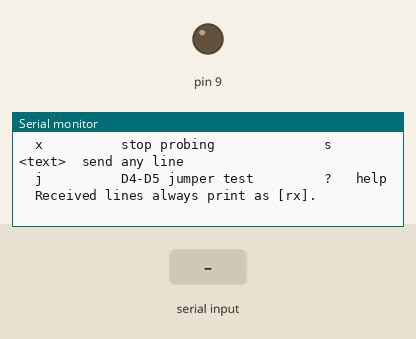
Recording of a sketch running on a simulated Arduino Uno, built with avr-gcc and run on an emulated ATmega328P. On the bench: output pins drawn as LEDs (lit = HIGH), the last lines printed to the serial monitor. Inputs (shaded band) come from the test bench.

Above: at 1.2 s.
1.3 s: "J,loopback\n" received over Serial
At 2.2 s:
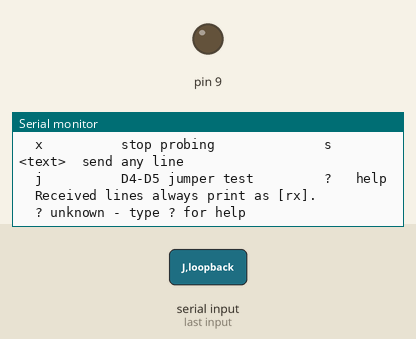
2.8 s: "J,loopback\n" received over the second serial link
At 3.4 s:
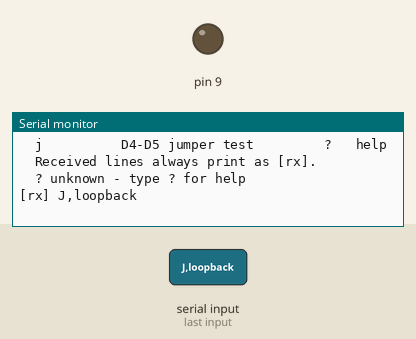
4.3 s: "t\n" received over Serial
At 4.6 s:
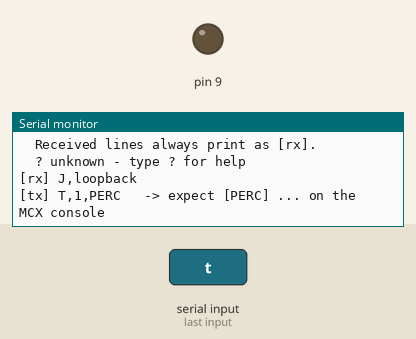
5.8 s: "Q\n" received over the second serial link
At 6.9 s:
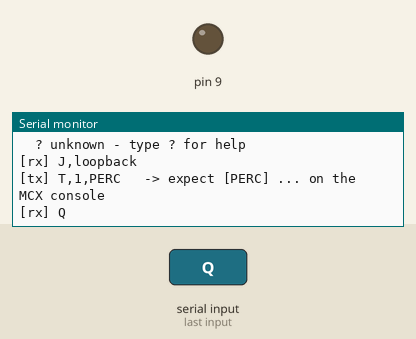
7.3 s: "a\n" received over Serial
At 8.1 s:
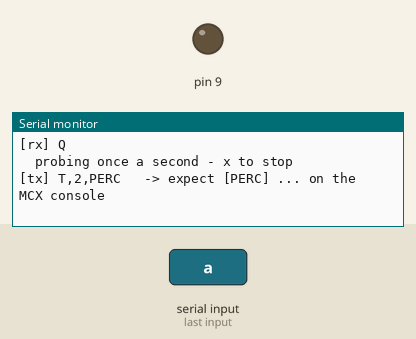
8.8 s: ",\n" received over the second serial link
At 9.1 s:
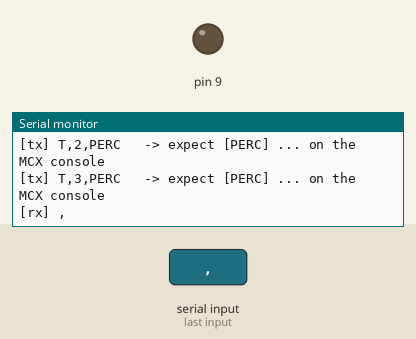
Timing chart, 0 to 11.3 s (numbered marks = the images above; inputs shaded):
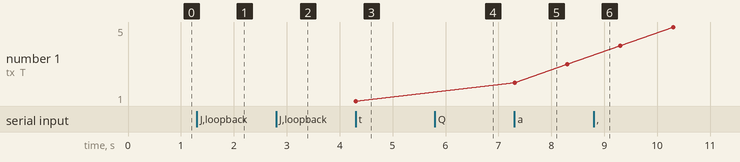

The sketch:

test_link_perc.ino
```cpp
/*
 * test_link_perc.ino  --  PERC (Arduino 1) link test.
 *
 * The other self-tests are standalone and prove the parts ON this board. This
 * one proves the wiring BETWEEN this board and the MCX - the three wires that
 * no standalone test can reach.
 *
 * Run it with the MCX flashed and its VCOM open too. Two terminals, one per
 * board, is the whole point: each shows one direction, so a failure tells you
 * which half is broken instead of "the link does not work".
 *
 * ---------------------------------------------------------------------------
 * THE LINK  (SoftwareSerial, 38400)
 *
 *   D4  <-  MCX J2-2   (P3_15, marked D8)   DIRECT WIRE
 *   D5  ->  MCX J2-4   (P3_14, marked D9)   THROUGH THE 1k / 2k DIVIDER
 *   GND <-> star point                      not optional, see below
 *
 * The two directions are not built the same, and that is what makes a one-way
 * failure worth something:
 *
 *   MCX -> here works, here -> MCX does not
 *        The return path is the only one with parts in it. Suspect the
 *        divider: 1k from D5 to the junction, 2k from the junction to ground,
 *        MCX on the junction. Swapped, that gives 1.7 V and the MCX sees
 *        nothing. Missing altogether, D5 puts 5 V on a 3.3 V pin.
 *
 *   here -> MCX works, MCX -> here does not
 *        The forward path is a bare wire, so it is the wire, the pin, or the
 *        far end. J2-2 is the pin marked D8 - count the two-row header twice.
 *
 *   Both directions garbled rather than silent
 *        Almost always no common ground, or a baud mismatch. Both ends must be
 *        at 38400 and all three supply negatives must meet at the star point.
 *
 *   Neither direction, and j below also fails
 *        Not the cabling at all - stop looking at it.
 *
 * ---------------------------------------------------------------------------
 * COMMANDS   (USB Serial Monitor, 115200, line ending Newline)
 *
 *   t          send one probe up to the MCX
 *   a          probe once a second until you stop it
 *   x          stop probing
 *   s <text>   send any line you like up the link
 *   j          jumper test - see below
 *   ?          help
 *
 * Everything arriving on the link is printed as [rx], always, whatever mode
 * you are in. A Q,<n> from the MCX is answered automatically with R,<n>,PERC.
 *
 *   j  is the bisection. Put ONE jumper between D4 and D5 - nothing else, the
 *      MCX can stay unplugged - and this sends a line out of D5 and expects it
 *      back on D4. That exercises the sketch and SoftwareSerial with no
 *      cabling involved. Passing j and failing everything else puts the fault
 *      firmly between the boards. REMOVE THE JUMPER AFTERWARDS.
 */

#include <SoftwareSerial.h>

/* ---- configuration ------------------------------------------------------ */

static const char     NODE_NAME[]  = "PERC";

static const uint8_t  PIN_LINK_RX  = 4;   /* <- MCX P3_15, direct wire         */
static const uint8_t  PIN_LINK_TX  = 5;   /* -> MCX P3_14, THROUGH THE DIVIDER */

static const uint32_t LINK_BAUD    = 38400;
static const uint32_t USB_BAUD     = 115200;
static const uint16_t AUTO_MS      = 1000;
static const uint8_t  LINE_MAX     = 48;

/* ---- state -------------------------------------------------------------- */

SoftwareSerial link(PIN_LINK_RX, PIN_LINK_TX);

static bool     g_auto;
static uint32_t g_autoAt;
static uint16_t g_seq;
static uint16_t g_rxCount;

static char     g_linkLine[LINE_MAX];
static uint8_t  g_linkLen;
static char     g_usbLine[LINE_MAX];
static uint8_t  g_usbLen;

/* ---- link --------------------------------------------------------------- */

/* One complete line arrived on D4. Show it, and answer it if it was a probe. */
static void linkLine(char *s)
{
  g_rxCount++;
  Serial.print(F("[rx] "));
  Serial.println(s);

  if (s[0] == 'Q' && s[1] == ',') {
    char out[LINE_MAX];
    snprintf(out, sizeof(out), "R,%s,%s", s + 2, NODE_NAME);
    link.println(out);
    Serial.print(F("     answered: "));
    Serial.println(out);
  }
}

static void linkService(void)
{
  while (link.available()) {
    char c = (char)link.read();
    if (c == '\n' || c == '\r') {
      if (g_linkLen == 0) continue;
      g_linkLine[g_linkLen] = '\0';
      g_linkLen = 0;
      linkLine(g_linkLine);
    } else if (g_linkLen < (LINE_MAX - 1)) {
      g_linkLine[g_linkLen++] = c;
    }
  }
}

static void probe(void)
{
  char out[LINE_MAX];
  snprintf(out, sizeof(out), "T,%u,%s", (unsigned)(++g_seq), NODE_NAME);
  link.println(out);
  Serial.print(F("[tx] "));
  Serial.print(out);
  Serial.println(F("   -> expect [PERC] ... on the MCX console"));
}

/* ---- jumper test -------------------------------------------------------- */

static void jumperTest(void)
{
  Serial.println(F("\n  Jumper D4 to D5, then this should come straight back."));
  Serial.println(F("  Nothing else needs to be connected."));

  while (link.available()) (void)link.read();   /* clear anything stale */
  g_linkLen = 0;

  link.println(F("J,loopback"));

  char     got[LINE_MAX];
  uint8_t  n    = 0;
  uint32_t t0   = millis();
  bool     done = false;

  while (!done && (millis() - t0) < 500) {
    if (link.available()) {
      char c = (char)link.read();
      if (c == '\n' || c == '\r') { if (n) done = true; }
      else if (n < (LINE_MAX - 1)) got[n++] = c;
    }
  }
  got[n] = '\0';

  if (!done || n == 0) {
    Serial.println(F("  FAIL - nothing came back."));
    Serial.println(F("  If the jumper really is on D4-D5, the fault is on this"));
    Serial.println(F("  board or in the sketch, not in the cabling to the MCX."));
  } else if (strcmp(got, "J,loopback") == 0) {
    Serial.println(F("  PASS - SoftwareSerial and both pins are good."));
    Serial.println(F("  REMOVE THE JUMPER before wiring the MCX back on."));
  } else {
    Serial.print(F("  GARBLED - sent J,loopback and got: "));
    Serial.println(got);
    Serial.println(F("  Corrupt rather than absent is usually a poor jumper"));
    Serial.println(F("  contact. Reseat it and run j again."));
  }
}

/* ---- console ------------------------------------------------------------ */

static void help(void)
{
  Serial.println(F(
    "\n  t          one probe to the MCX      a   probe once a second"
    "\n  x          stop probing              s <text>  send any line"
    "\n  j          D4-D5 jumper test         ?   help"
    "\n  Received lines always print as [rx].\n"));
}

static void handleLine(char *s)
{
  while (*s == ' ') s++;
  char c = *s;
  char *arg = s + 1;
  while (*arg == ' ') arg++;

  switch (c) {
    case 't': probe(); break;
    case 'a': g_auto = true;  g_autoAt = millis() - AUTO_MS;
              Serial.println(F("  probing once a second - x to stop")); break;
    case 'x': g_auto = false;
              Serial.print(F("  stopped. lines received so far: "));
              Serial.println(g_rxCount); break;
    case 's': if (*arg) { link.println(arg);
                          Serial.print(F("[tx] ")); Serial.println(arg); }
              else Serial.println(F("  s needs something to send"));
              break;
    case 'j': jumperTest(); break;
    case '?': help(); break;
    case '\0': break;
    default:  Serial.println(F("  ? unknown - type ? for help")); break;
  }
}

static void consoleService(void)
{
  while (Serial.available()) {
    char c = (char)Serial.read();
    if (c == '\n' || c == '\r') {
      if (g_usbLen == 0) continue;
      g_usbLine[g_usbLen] = '\0';
      g_usbLen = 0;
      handleLine(g_usbLine);
    } else if (g_usbLen < (LINE_MAX - 1)) {
      g_usbLine[g_usbLen++] = c;
    }
  }
}

/* ---- entry -------------------------------------------------------------- */

void setup(void)
{
  /* Everything else on this board stays inert - the buzzer especially, so it
   * does not shriek through the whole test. */
  pinMode(6, OUTPUT); digitalWrite(6, LOW);     /* TRIG left  */
  pinMode(7, OUTPUT); digitalWrite(7, LOW);     /* TRIG right */
  pinMode(9, OUTPUT); digitalWrite(9, LOW);     /* SFM-27     */

  Serial.begin(USB_BAUD);
  link.begin(LINK_BAUD);

  Serial.println(F("\n====================================="));
  Serial.println(F(" PERC link test - Arduino 1"));
  Serial.println(F("====================================="));
  Serial.println(F(" D4 <- MCX J2-2 (P3_15, marked D8)  direct wire"));
  Serial.println(F(" D5 -> MCX J2-4 (P3_14, marked D9)  through the 1k/2k divider"));
  Serial.println(F(" GND to the star point. 38400 at both ends."));
  Serial.println(F(" Open the MCX VCOM as well and type link there."));
  help();
}

void loop(void)
{
  consoleService();
  linkService();

  if (g_auto && (millis() - g_autoAt) >= AUTO_MS) {
    g_autoAt = millis();
    probe();
  }
}
```

Measured:
- after the input at 1.3 s, the serial monitor: prints a new line at once (image 1)
- after the input at 2.8 s, the serial monitor: prints a new line at once (image 2)
- after the input at 4.3 s, the serial monitor: prints a new line at once (image 3)
- after the input at 5.8 s, the serial monitor: prints a new line at once (image 4)
- after the input at 7.3 s, the serial monitor: prints a new line at once (image 5)
- after the input at 8.8 s, the serial monitor: prints a new line at once (image 6)
- plotted number 1: 1 → 3 after the input at 7.3 s
